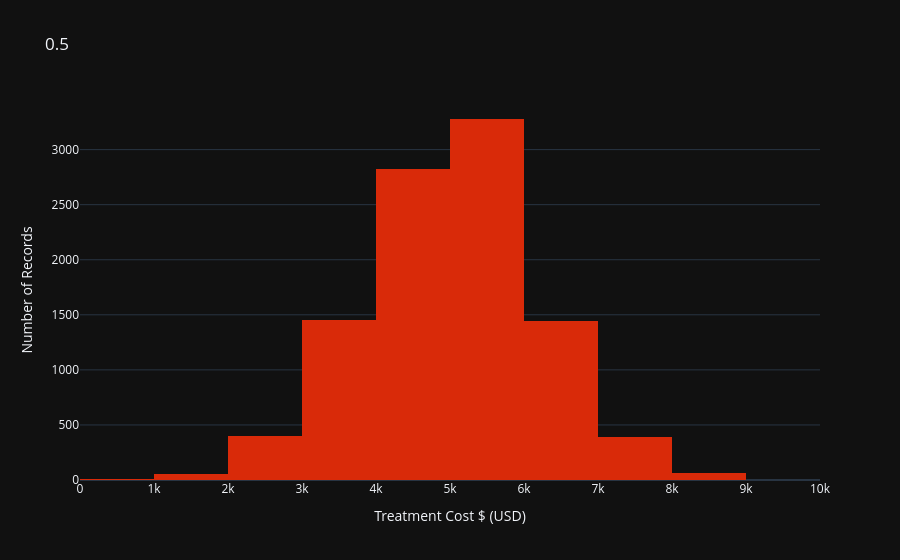

The code cell stored with this chart in its notebook:
### Code cell
fig = px.histogram (
    df, x = "Resource_Allocated_USD", nbins = 10, title = "Distribution of treatment costs $ ",
    labels = {"Resource_Allocated_USD":"Treatment Cost $ (USD)","count":"Number of Records"}, 
    color_discrete_sequence = ["#D92A09"]
)
fig.update_layout(
    template = "plotly_dark", title = 0.5, xaxis_title = "Treatment Cost $ (USD)", yaxis_title = "Number of Records"
)
fig.show()
                      # almost all the costs are between 0-10k              / big & small values are probably outliers

### Figure 1 — Plotly figure (JSON) as saved in the notebook; plotly's stock layout.template omitted (floating-point values rounded to 4 significant figures; data arrays with more than 128 entries replaced by an {"elided": "..."} marker saying what was removed)
{"data": [{"bingroup": "x", "hovertemplate": "Treatment Cost $ (USD)=%{x}<br>count=%{y}<extra></extra>", "legendgroup": "", "marker": {"color": "#D92A09", "pattern": {"shape": ""}}, "name": "", "nbinsx": 10, "orientation": "v", "showlegend": false, "type": "histogram", "x": {"elided": "9920 float values"}, "xaxis": "x", "yaxis": "y"}], "layout": {"barmode": "relative", "legend": {"tracegroupgap": 0}, "title": {"text": "0.5"}, "xaxis": {"anchor": "y", "domain": [0, 1], "title": {"text": "Treatment Cost $ (USD)"}}, "yaxis": {"anchor": "x", "domain": [0, 1], "title": {"text": "Number of Records"}}}}
